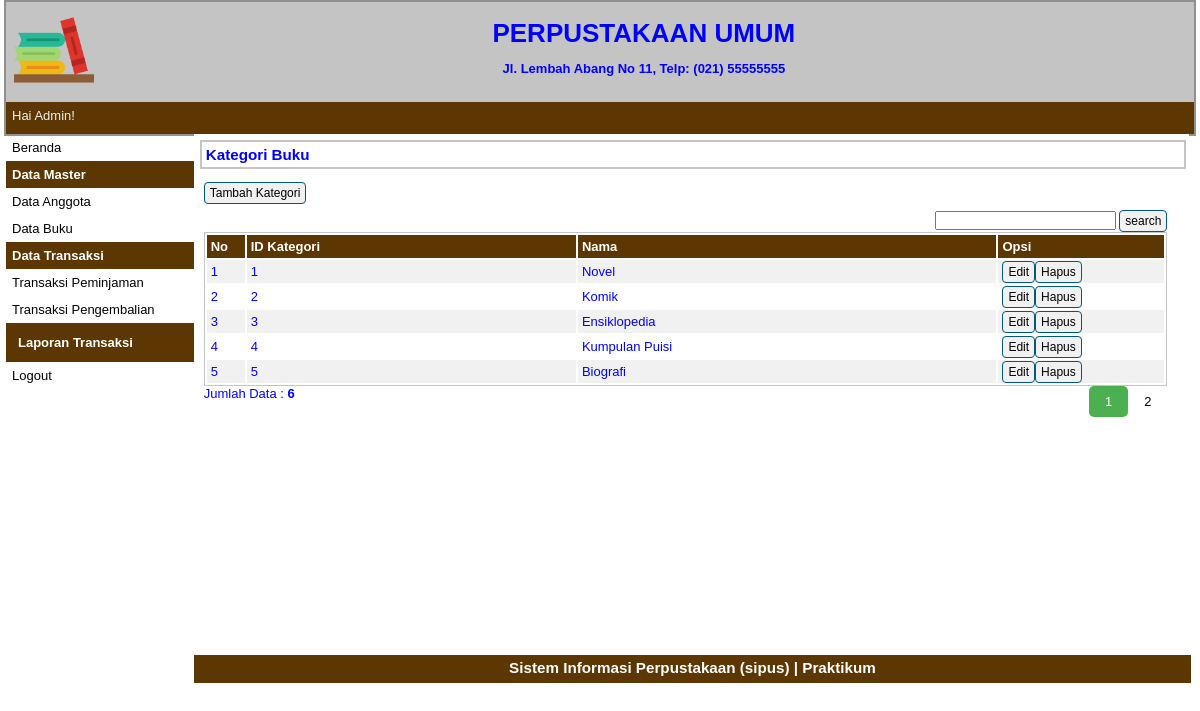
The page /php/src/index.php?p=kategori (signed in) on the database its author committed.
### tables this page shows
CREATE TABLE `tbkategori` (
  `idkategori` int(11) NOT NULL,
  `nama` varchar(20) NOT NULL
);

### php/src/pages/kategori.php (the view, shortened to what this page needs)
<div id="label-page"><h3>Kategori Buku</h3></div>
<div id="content">
    <p id="tombol-tambah-container">
        <a href="index.php?p=kategori-input" class="tombol">Tambah Kategori</a>
        <div class="form-inline">
            <div align="right">
                <form method="post">
                    <input type="text" name="pencarian">
                    <input type="submit" name="search" value="search" class="tombol">
                </form>
            </div>
    </p>
    <table id="tabel-tampil">
        <thead>
            <tr>
                <th id="label-tampil-no">No</th>
                <th>ID Kategori</th>
                <th>Nama</th>
                <th id="label-opsi">Opsi</th>
            </tr>
        </thead>
        <tbody>
            <?php
                $batas = 5;
                extract($_GET);
                if (empty($hal)) {
                    $posisi = 0;
                    $hal = 1;
                    $nomor = 1;
                } else {
                    $posisi = ($hal - 1) * $batas;
                    $nomor = $posisi+1;
                }
                if ($_SERVER['REQUEST_METHOD'] == "POST") {
                    $pencarian = trim(mysqli_real_escape_string($db, $_POST['pencarian']));
                    if ($pencarian != "") {
                        $sql = "SELECT * FROM tbkategori WHERE nama LIKE '%$pencarian%'
                                OR idkategori LIKE '%$pencarian%'";
                        $query = $sql;
                        $queryJml = $sql;
                    } else {
                        $query = "SELECT * FROM tbkategori LIMIT $posisi, $batas";
                        $queryJml = "SELECT * FROM tbkategori";
                        $no = $posisi * 1;
                    }
                } else {
                    $query = "SELECT * FROM tbkategori LIMIT $posisi, $batas";
                    $queryJml = "SELECT * FROM tbkategori";
                }
                $q_tampil_kategori = mysqli_query($db, $query);
                if (mysqli_num_rows($q_tampil_kategori) > 0) {
                    while ($r_tampil_kategori = mysqli_fetch_array($q_tampil_kategori)) {
                ?>
                    <tr>
                        <td><?php echo $nomor; ?></td>
                        <td><?php echo $r_tampil_kategori['idkategori']; ?></td>
                        <td><?php echo $r_tampil_kategori['nama']; ?></td>
                        <td>
                            <div class="tombol-opsi-container"><a href="index.php?p=kategori-edit&id=<?php echo $r_tampil_kategori['idkategori']; ?>" class="tombol">Edit</a></div>
                            <div class="tombol-opsi-container"><a href="proses/kategori-hapus.php?id=<?php echo $r_tampil_kategori['idkategori']; ?>" onclick="return confirm('Apakah Anda Yakin Akan Menghapus Data Ini?')" class="tombol">Hapus</a></div>
                        </td>
                    </tr>
                <?php
                            $nomor++;
                        }
                    } else {
                        echo "<tr><td colspan=6>Data Tidak Ditemukan</td></tr>";
                    }
                ?>
        </tbody>
    </table>
    <?php
        if (isset($_POST['pencarian'])) {
            if ($_POST['pencarian'] != '') {
                echo "<div style=\"float:left;\">";
                $jml = mysqli_num_rows(mysqli_query($db, $queryJml));
                echo "Data Hasil Pencarian: <b>$jml</b>";
                echo "</div>";
            }
        } else {
            ?>
            <div style="float: left;">
                <?php
                    $jml = mysqli_num_rows(mysqli_query($db, $queryJml));
                    echo "Jumlah Data : <b>$jml</b>";
                ?>
            </div>
            <div class="pagination" style="float: right;">
                <?php
                    $jml_hal = ceil($jml / $batas);
                    for ($i = 1; $i <= $jml_hal ; $i++) {
                        if ($i != $hal) {
                            echo "<a href=\"?p=kategori&hal=$i\">$i</a>";
                        } else {
                            echo "<a class=\"active\">$i</a>";
                        }
                    }
                ?>
            </div>
            <?php
        }
    ?>
</div>

### php/src/style.css (style rules this page uses)
* { margin: 0px; padding: 0px; }
body { font-family: sans-serif; font-size: 13px; color: blue; }
.pagination { display: inline-block; }
.pagination a { color: black; float: left; padding: 8px 16px; text-decoration: none; }
.pagination a.active { background-color: #4CAF50; color: white; border-radius: 5px; }
#label-page { margin-top: 6px; margin-bottom: 6px; margin-left: 6px; border: 2px solid #C4C4C4; padding: 4px; width: 97.9%; }
#content { float: left; width: 96.8%; min-height: 454px; padding: 10px; margin-bottom: 6px; }
.tombol { border-radius: 4px; font-size: 12px; text-decoration: none; background-color: #F1F1F1; padding-top: 3px; padding-bottom: 3px; padding-left: 5px; padding-right: 5px; border: 1px solid #01597E; color: black; }
#tombol-tambah-container { margin-bottom: 10px; }
#tabel-tampil { border: 1px solid #C4C4C4; width: 100%; }
#tabel-tampil tr:nth-child(odd) { background-color: #F1F1F1; }
#tabel-tampil tr th { background-color: #5C3701; color: #FFFFFF; padding: 4px; text-align: left; }
#tabel-tampil td { padding: 4px; }
#label-tampil-no { width: 30px; }
#label-opsi { width: 158px; font-weight: bold; }
.tombol-opsi-container { float: left; }

### rows shown on the page
tbkategori: idkategori "1", nama "Novel"
tbkategori: idkategori "2", nama "Komik"
tbkategori: idkategori "3", nama "Ensiklopedia"
tbkategori: idkategori "4", nama "Kumpulan Puisi"
tbkategori: idkategori "5", nama "Biografi"

### other values the page prints
$_SESSION['sesi'] "Admin"
$jml "6"
